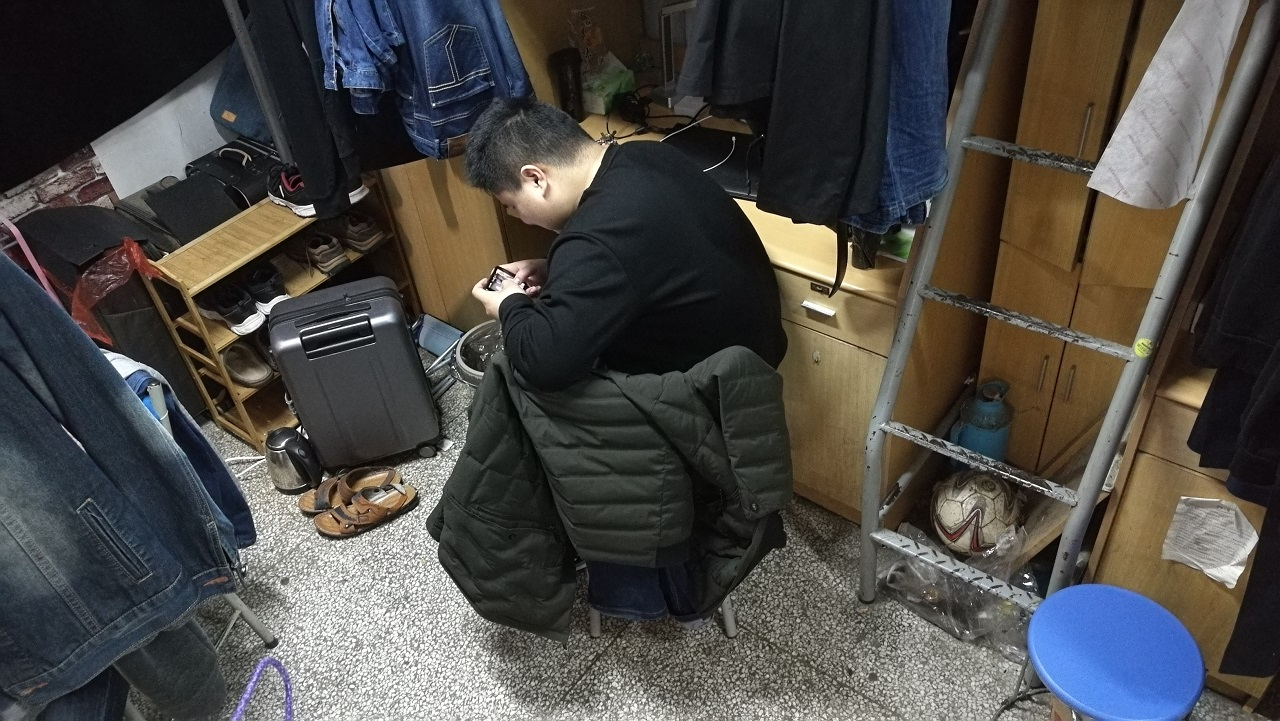
#> input picture examples/example6/IMG_20190309_201258.jpg, 1280 x 721 px, given in place of 1.jpg, which was not available
$ python fixedStitcher.py
#> lines starting #> are read from the running program, lines starting #| are printed output that depends on the picture; pictures that were not available may be replaced by others from this repository, and a replacement may not be noted
import cv2
import numpy
import os

# flag show the next click
click_flag = -1  # -1 for left, 1 for right
rule_flag = -1  # -1 for left, 1 for right


# [22 lines left out: function on_EVENT_LBUTTONDOWN, not called in this run]


def draw_keyPoints_pairs(src1, src2, idx):
    left_key_points = []
    right_key_points = []
    h1, w1 = src1.shape[:2]
    h2, w2 = src2.shape[:2]

    vis = numpy.zeros((max(h1, h2), w1 + w2, 3), numpy.uint8)
    vis[:h1, :w1] = src1
    vis[:h2, w1:w1 + w2] = src2

    # callback function, get the coordinates where mouse click
    cv2.namedWindow('image')
    cv2.setMouseCallback("image", on_EVENT_LBUTTONDOWN, param={"vis": vis, "left_key_points": left_key_points,
                                                               "right_key_points": right_key_points, "w1": w1})
    while (True):
        try:
            cv2.imshow("image", vis)
            if cv2.waitKey(100) & 0xFF == 27:  # esc exit
                break
        except Exception:
            cv2.destroyAllWindows()
            break

    cv2.destroyAllWindows()

    print(left_key_points)
    print(right_key_points)
    assert len(left_key_points) == len(right_key_points) and len(left_key_points) >= 4

    left_key_points = numpy.array(left_key_points).reshape((-1, 1, 2))
    right_key_points = numpy.array(right_key_points).reshape((-1, 1, 2))

    # calculate homography matrix according to left-right key points pair
    H, mask = cv2.findHomography(right_key_points, left_key_points, cv2.RANSAC, 5.0)
    print(H)

    return H


# [64 lines left out: functions combine_images, optimize_combined_images, not called in this run]


if __name__ == "__main__":
    # read source picture
    src_dir = r'D:\Code\GasTank\examples\example6'
    src_index_begin = 1  # the name of the file must be incremented from left to right
    src_index_end = 2

    src1_name = str(src_index_begin) + ".jpg"
    src1_path = os.path.join(src_dir, src1_name)
    src1 = cv2.imread(src1_path)
#> src1 is the input picture: shape (721, 1280, 3); mean B, G, R 69.5, 72.7, 74.9

    h1, w1 = src1.shape[:2]
#> h1 = 721; w1 = 1280
    print("read source image(width=%d, height=%d)" % (w1, h1))
#| read source image(width=1280, height=721)
    ws1 = int(w1 * 720 / h1)
#> ws1 = 1278
    src1 = cv2.resize(src1, (ws1, 720))  # scale
#> src1: shape (720, 1278, 3)
    cv2.imshow("src1", src1)

    for idx in range(src_index_begin + 1, src_index_end + 1):
        src2_name = str(idx) + ".jpg"
        src2_path = os.path.join(src_dir, src2_name)
        src2 = cv2.imread(src2_path)
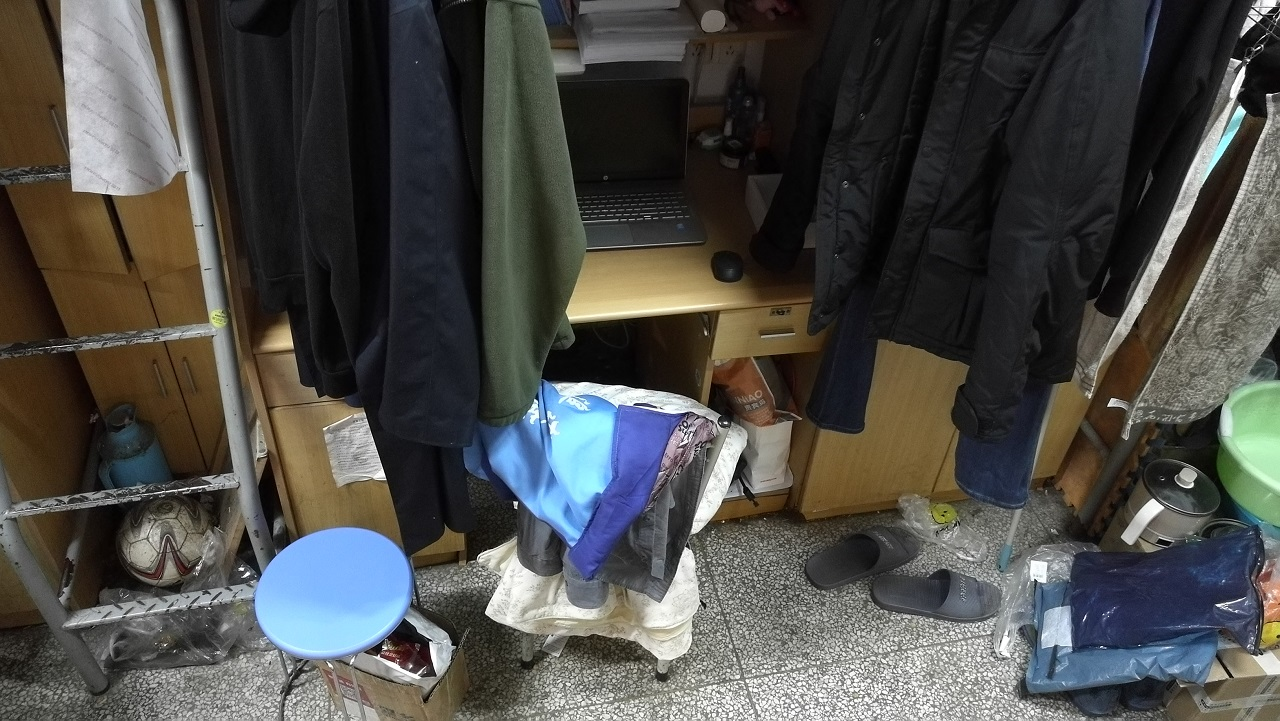
#> input picture examples/example6/IMG_20190309_201311.jpg, 1280 x 721 px, given in place of 2.jpg, which was not available
#> src2 is the input picture: shape (721, 1280, 3); mean B, G, R 71.3, 74.7, 75.2

        h2, w2 = src2.shape[:2]
#> h2 = 721; w2 = 1280
        print("read source image(width=%d, height=%d)" % (w2, h2))
#| read source image(width=1280, height=721)
        ws2 = int(w2 * 720 / h2)
#> ws2 = 1278
        src2 = cv2.resize(src2, (ws2, 720))
#> src2: shape (720, 1278, 3)
        cv2.imshow("src2", src2)

        print("****** begin stitch......\n")
        # <idx>_h_matrix.txt store the homography matrix witch transform idx to idx-1
        if os.path.exists(os.path.join(src_dir, str(idx) + "_h_matrix.txt")):
            H = numpy.loadtxt(os.path.join(src_dir, str(idx) + "_h_matrix.txt"))
            # combine
            result_img = combine_images(src1, src2, H)
            src1 = result_img
        else:
            H = draw_keyPoints_pairs(src1, src2, idx)
#> in draw_keyPoints_pairs, `vis[:h1, :w1] = src1`:
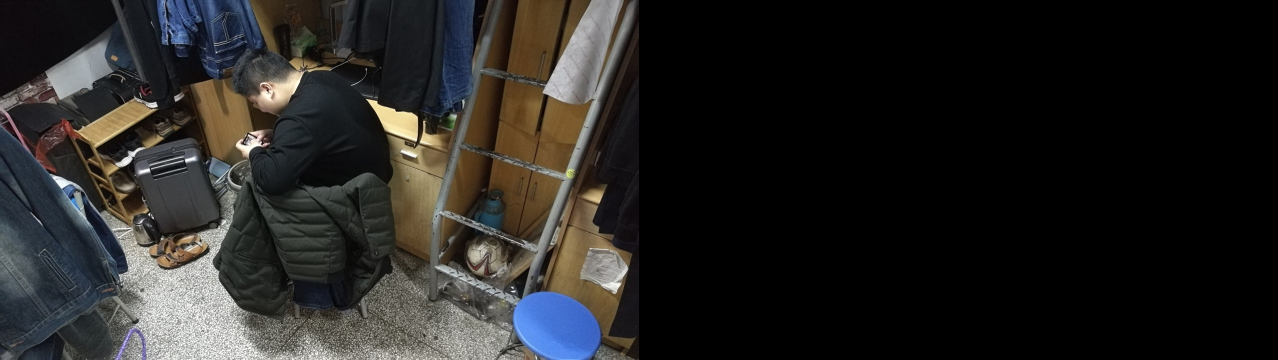
#> vis: shape (720, 2556, 3) (shown at 1/2 size); mean B, G, R 34.7, 36.3, 37.4
#> in draw_keyPoints_pairs, `vis[:h2, w1:w1 + w2] = src2`:
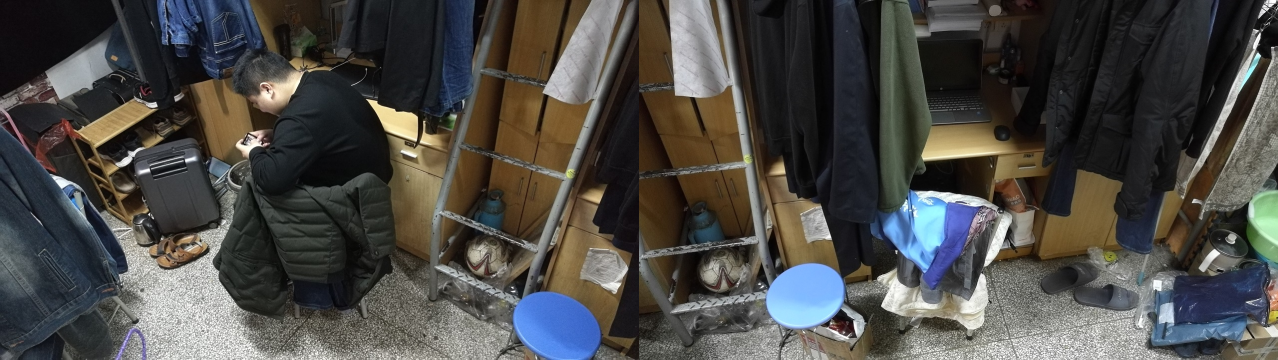
#> vis: shape (720, 2556, 3) (shown at 1/2 size); mean B, G, R 70.3, 73.6, 74.9
#> (key Esc is pressed here)
#> (the run stopped early here; a loop or call above may not have finished)
